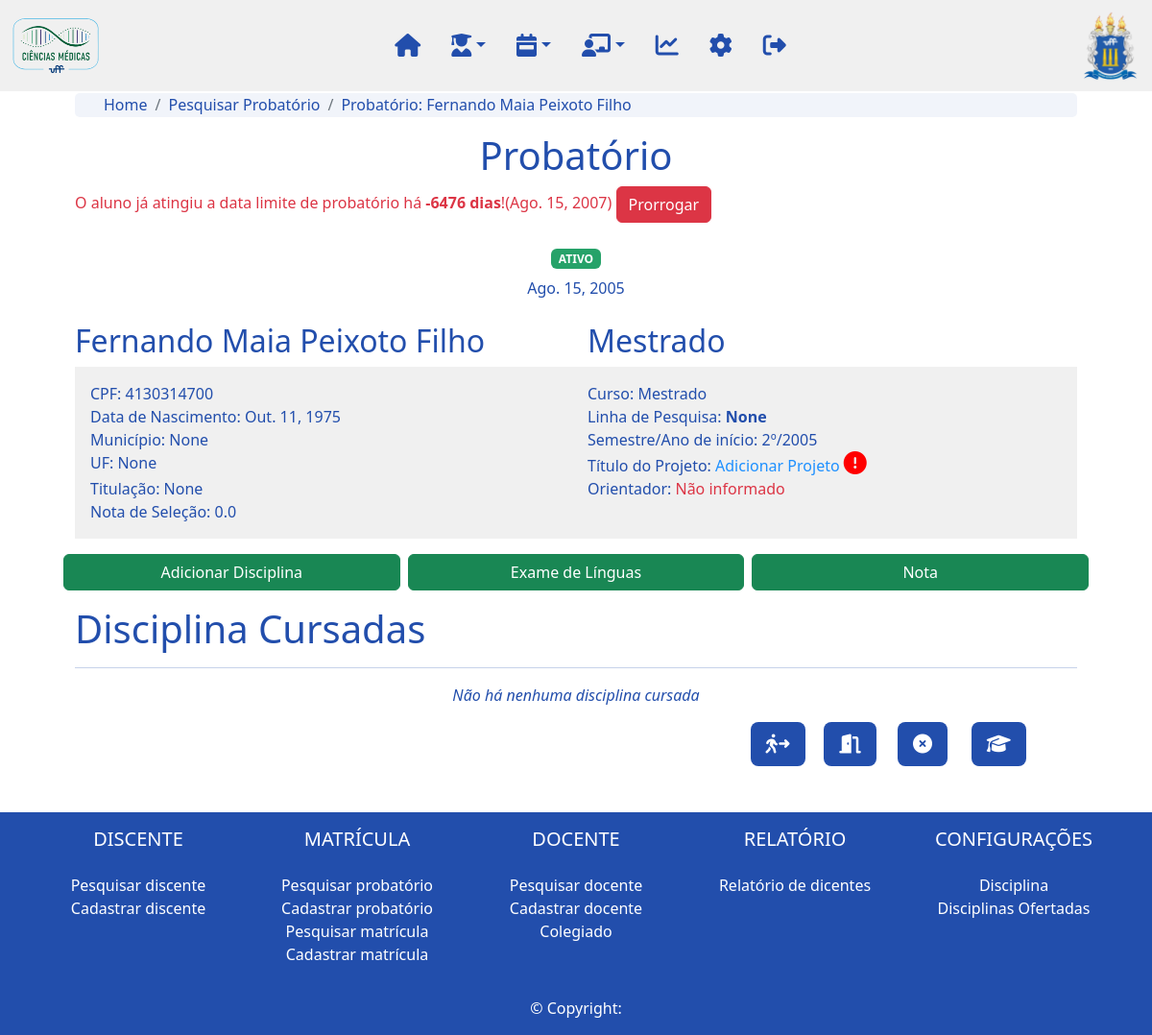
The page /matricula/probatorio/2/ on the database as committed earlier.
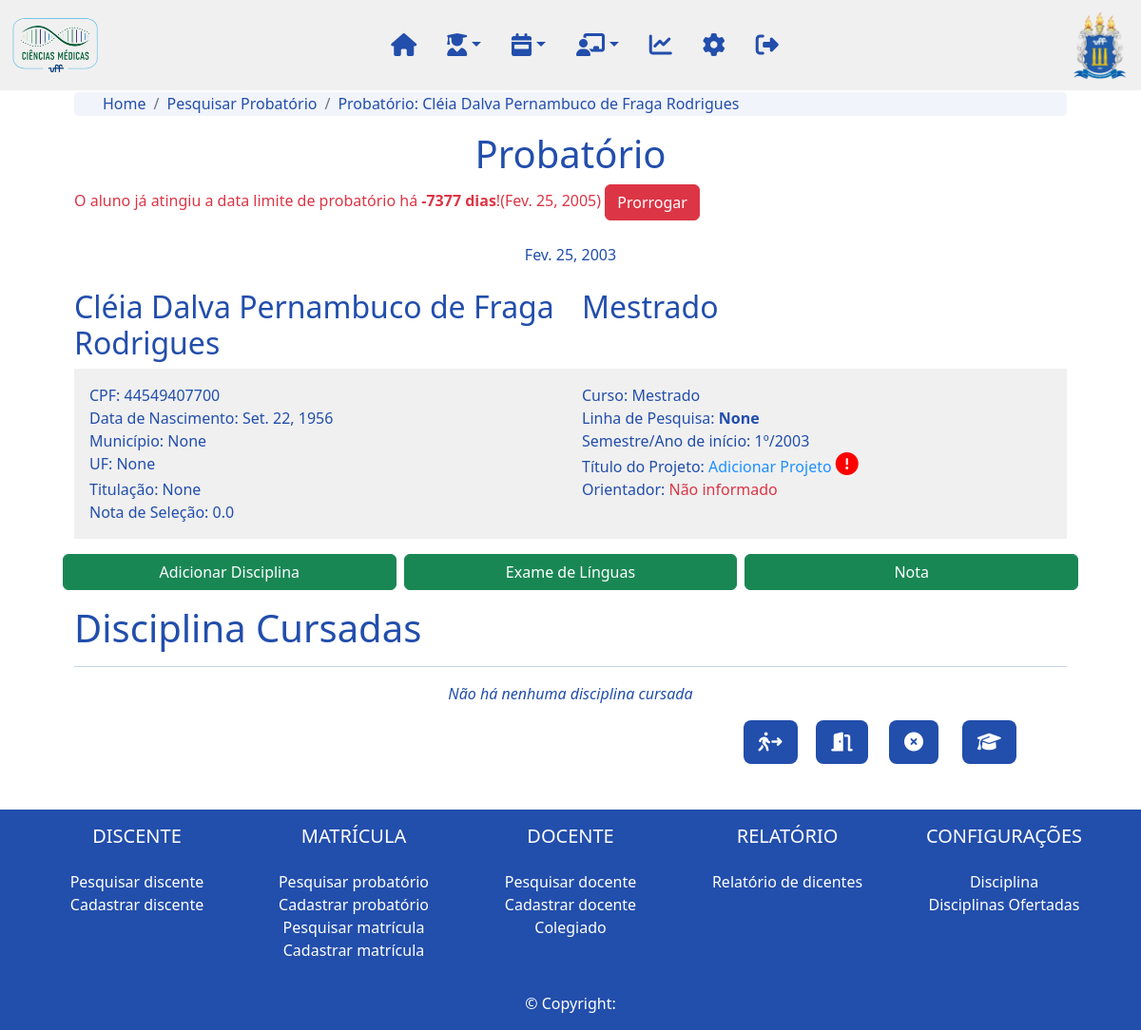
The same page on the database as committed later.
### matricula/models.py (models this page shows, shortened)
class Probatorio(models.Model):
    data_inscricao = models.DateField(verbose_name='Data da inscrição:')
    nota = models.OneToOneField(Nota, on_delete=models.DO_NOTHING, related_name='probatorio_nota', null=True, verbose_name='Nota:')
    aluno = models.OneToOneField(Aluno, on_delete=models.CASCADE, related_name='probatorio_aluno', verbose_name='Aluno:')
    grau = models.ForeignKey(Grau, on_delete=models.CASCADE, related_name='probatorio_grau', verbose_name='Grau de Aplicação:')
    nota_selecao = models.FloatField(validators=[MaxValueValidator(100),MinValueValidator(0)])
    data_limite = models.DateField()
    probatorio = models.BooleanField(default=True)
    linha_pesquisa = models.ForeignKey(LinhaPesquisa, on_delete=models.DO_NOTHING, null=True, blank=True)
    slug = models.SlugField(max_length=250, unique_for_date='dt_cadastro')
    updated = models.DateTimeField(auto_now=True)
    dt_cadastro = models.DateTimeField(auto_now=True)
    cadastrado_por = models.ForeignKey(User, on_delete=models.DO_NOTHING, related_name='probatorio_cadastrado_por')

### aluno/models.py (models this page shows, shortened)
class Aluno(models.Model):
    nome = models.CharField(max_length=200, verbose_name="Nome:")
    cpf = models.CharField(max_length=14, verbose_name='CPF:', blank=True)
    nome_pai = models.CharField(max_length=200, null=True, blank=True, verbose_name='Nome do pai:')
    nome_mae = models.CharField(max_length=200, null=True, blank=True, verbose_name="Nome da mãe:")
    naturalidade = models.ForeignKey(UnidadeFederativa, on_delete=models.CASCADE, null=True, blank=True, verbose_name="Naturalidade:")
    nacionalidade = models.CharField(max_length=100, null=True, blank=True, verbose_name="Nacionalidade:")
    dt_nascimento = models.DateField()
    estado_civil = models.ForeignKey(EstadoCivil, on_delete=models.CASCADE, null=True, blank=True, verbose_name="Estado civil:")
    identidade = models.CharField(max_length=12, verbose_name="Identidade:")
    identidade_uf = models.CharField(max_length=2, verbose_name="UF:")
    identidade_orgao = models.CharField(max_length=100, verbose_name="Orgão expedidor:")
    sexo = models.ForeignKey(Sexo, on_delete=models.CASCADE, null=True, blank=True, verbose_name="Sexo:")
    email = models.EmailField(null=True, blank=True, verbose_name="Email:")
    etnia = models.ForeignKey(Etnia, on_delete=models.CASCADE, blank=True, null=True, verbose_name="Raça/Etnia:")
    portador_deficiencia = models.BooleanField()
    portador_deficiencia_qual = models.CharField(max_length=200, verbose_name="Qual deficiência:*", blank=True, null=True)
    foto = models.ImageField(null=True, blank=True, upload_to='img')
    status = models.OneToOneField(Status, on_delete=models.CASCADE, related_name='aluno_status')
    endereco = models.OneToOneField(Endereco, on_delete=models.CASCADE, related_name='aluno_endereco', null=True)
    graduacao = models.OneToOneField(Graduacao, on_delete=models.CASCADE, related_name='aluno_graduacao', null=True)
    ensino_medio = models.OneToOneField(EnsinoMedio, on_delete=models.CASCADE, related_name='aluno_ensino_medio', null=True)
    titulacao = models.OneToOneField(Titulacao, on_delete=models.CASCADE, related_name='aluno_titulacao', null=True)
    trabalho = models.OneToOneField(Trabalho, on_delete=models.CASCADE, related_name='aluno_trabalho', null=True)
    residencia = models.OneToOneField(Residencia, on_delete=models.CASCADE, related_name='aluno_residencia', null=True)
    slug = models.SlugField(max_length=250, unique_for_date='dt_cadastro')
    updated = models.DateTimeField(auto_now=True)
    dt_cadastro = models.DateTimeField(auto_now=True)
    cadastrado_por = models.ForeignKey(User, on_delete=models.CASCADE, related_name='aluno_cadastrado_por')
    def __str__(self):
            return str(self.nome)

class Status(models.Model):
    status = models.ForeignKey(StatusOptions, on_delete=models.CASCADE)
    def __str__(self):
        return self.status.status_options

class Endereco(models.Model):
    cep = models.CharField(max_length=9, null=True, blank=True, verbose_name="CEP:")
    endereco = models.CharField(max_length=200, null=True, blank=True, verbose_name="Endereço:")
    numero = models.CharField(max_length=200, null=True, blank=True, verbose_name="Número:")
    complemento = models.CharField(max_length=200, null=True, blank=True, verbose_name="Complemento:")
    bairro = models.CharField(max_length=200, null=True, blank=True, verbose_name="Bairro:")
    municipio = models.CharField(max_length=200, null=True, blank=True, verbose_name="Município:")
    uf = models.CharField(max_length=2, null=True, blank=True, verbose_name="UF:")
    pais = models.CharField(max_length=200, null=True, blank=True, verbose_name="País:")
    telefone1 = models.CharField(max_length=15, null=True, blank=True, verbose_name="Telefone:")
    telefone2 = models.CharField(max_length=15, null=True, blank=True, verbose_name="Telefone 2:")

class Titulacao(models.Model):
    titulacao = models.CharField(max_length=200, null=True, blank=True, verbose_name="Titulação:")
    titulacao_area = models.CharField(max_length=200, null=True, blank=True, verbose_name="Área:")
    titulacao_ano = models.IntegerField(null=True, blank=True, verbose_name="Ano:")
    data_qualificacao = models.DateField(null=True, blank=True, verbose_name="Data da Qualificação:")
    uf = models.CharField(max_length=2, null=True, blank=True, verbose_name="UF:")
    instituicao_titulacao = models.CharField(max_length=200, null=True, blank=True, verbose_name="Instituição:")
    obs_geral = models.TextField(null=True, blank=True, verbose_name="Observações Gerais")

### config/models.py (models this page shows, shortened)
class StatusOptions(models.Model):
    status_options = models.CharField(max_length=50)
    cor = RGBColorField(default='#000000')

class Grau(models.Model):
    grau = models.CharField(max_length=200)
    cor = RGBColorField(default='#000000')
    def __str__(self):
            return str(self.grau)

### matricula/views.py (the view, shortened to what this page needs)
# urls.py: path('probatorio/<int:probatorio>/', detalhe_probatorio, name='detalhe_probatorio'),
def detalhe_probatorio(request, probatorio):
    probatorio = Probatorio.objects.get(id=probatorio)
    inscricoes = Inscricao.objects.filter(probatorio=probatorio.slug)
    form_exame = ExameLinguasForm()
    form_nota = NotaForm()
    form_edita_nota = NotaForm(instance=probatorio.nota)
    data_limite = datetime(year=probatorio.data_limite.year,
                           month=probatorio.data_limite.month,
                           day=probatorio.data_limite.day)
    print(f'Data limite: {probatorio.data_limite}')
    data_final_remanescente = data_limite - datetime.now()
    print(data_final_remanescente)
    try:
        trabalho_final = TrabalhoFinal.objects.get(probatorio=probatorio)
    except TrabalhoFinal.DoesNotExist:
        trabalho_final = None
    return render(request, 'detalhe_probatorio.html', {'probatorio':probatorio, 'inscricoes':inscricoes, 'trabalho_final':trabalho_final, 'form_exame': form_exame, 'form_nota': form_nota, 'form_edita_nota': form_edita_nota, 'data_final_remanescente': data_final_remanescente.days})

### matricula/templates/detalhe_probatorio.html (shortened to what this page needs)
{% extends "base.html" %}
{% load static %}
{% load crispy_forms_tags %}
{% block content %}
    {% include 'navbar.html' %}
    <div class="body container px-5">
        <nav aria-label="breadcrumb">
            <ol class="breadcrumb">
              <li class="breadcrumb-item"><a href="{% url 'home'%}">Home</a></li>
              <li class="breadcrumb-item"><a href="{% url 'matricula:lista_probatorio' %}">Pesquisar Probatório</a></li>
              <li class="breadcrumb-item active" aria-current="page"><a href="{% url 'matricula:detalhe_probatorio' probatorio.slug %}">Probatório: {{probatorio.aluno}}</a></li>
            </ol>
          </nav>
        <h1 class='text-center'>Probatório</h1>
        {% if probatorio.aluno.status.status.status_options != 'Desistência' %}
            {% if data_final_remanescente <= 0 %}
                <span class="text-danger">O aluno já atingiu a data limite de probatório há <b>{{ data_final_remanescente }} dias</b>!({{probatorio.data_limite}})</span>
                <a href="{% url "matricula:prorroga_probatorio" probatorio.slug %}" class="btn btn-danger">Prorrogar</a>
            {% elif data_final_remanescente > 0  %}
                <span class="text-success">Restam <b>{{ data_final_remanescente }} dias</b> para a data limite do probatório!({{probatorio.data_limite}})</span>
            {% endif %}
        {% endif %}
        <div class='text-center my-4'>
            <span class="badge badge-secondary" style="background-color: {{probatorio.aluno.status.status.cor}}">{{probatorio.aluno.status}}</span>
            <span class="d-flex my-2 justify-content-center">{{probatorio.data_inscricao}}</span>
        </div>
        <div class="row">
            <div class="col-md-6">
                <h2>{{probatorio.aluno}}</h2>
            </div>
            <div class="col-md-6">
                <h2>{{probatorio.grau}}</h2>
            </div>
          </div>
    <div class="card mb-3 border-0 rounded-0" style="background-color: #efefefe7 ;">
        <div class="card-body">
            <div class="row">
                <div class="col-6">
                    CPF: {{probatorio.aluno.cpf}}
                </div>
                <div class="col-6">
                    Curso: {{probatorio.grau}}
                </div>
            </div>
            <div class="row">
                <div class="col-6">
                    Data de Nascimento: {{probatorio.aluno.dt_nascimento}}
                </div>
                <div class="col-6 truncate" data-toggle="tooltip" data-placement="right" title="{{probatorio.linha_pesquisa}}">
                    Linha de Pesquisa: <b>{{probatorio.linha_pesquisa}}</b>
                </div>
            </div>
            <div class="row">
                <div class="col-6">
                    Município: {{probatorio.aluno.endereco.municipio}}
                </div>
                <div class="col-6">
                    Semestre/Ano de início: {% if probatorio.data_inscricao.month < 6 %}1º/{{probatorio.data_inscricao.year}}{% else %}2º/{{probatorio.data_inscricao.year}}{% endif %}
                </div>
            </div>
            <div class="row">
                <div class="col-6">
                    UF: {{probatorio.aluno.endereco.uf}}
                </div>
                {% if probatorio.aluno.status.status.status_options != 'Desistência' %}
                <div class="col-6 truncate" {% if trabalho_final is not None %} data-toggle="tooltip" data-placement="right" title="{{trabalho_final}}" {% endif %}>
                    Título do Projeto: {% if trabalho_final == None %}<a href="{% url 'matricula:cadastra_trabalho_probatorio' probatorio.slug %}" style="color:dodgerblue;">Adicionar Projeto  <i class='fas fa-exclamation-circle' style='font-size:24px;color:red'></i></a>{% else %}<a class='link-projeto' href="{% url 'matricula:detalhe_trabalho_final_probatorio' probatorio.slug %}"><b>{{ trabalho_final }}</b><a>{% endif %}
                </div>
                {% endif %}
            </div>
            <div class="row">
                <div class="col-6">
                    Titulação: {{probatorio.aluno.titulacao.titulacao}}
                </div>
                <div class="col-6">
                    Orientador: {% if trabalho_final == None %}<span class="text-danger">Não informado</span>{% else %}<b>{{ trabalho_final.orientador }}</b>{% endif %}
                </div>
            </div>
            <div class="row">
                <div class="col-6">
                    Nota de Seleção: {{probatorio.nota_selecao}}
                </div>
                <div class="col-6">
                </div>
            </div>
        </div>
      </div>
      {% if probatorio.aluno.status.status.status_options != 'Desistência' %}
      <div class="row my-3 gap-2">
        <a class="btn btn-success col" href="{% url 'matricula:cadastra_inscricao_probatorio' probatorio.slug %}">Adicionar Disciplina</a>
        <a class="btn btn-success col" data-toggle="modal" data-target="#id_nota_exame">Exame de Línguas</a>
        {% if not probatorio.nota %}
        <a class="btn btn-success col" data-toggle="modal" data-target="#id_nota_probatorio">Nota</a>
        {% endif %}
        </div>
        {% endif %}
    <div class="secao-disciplina">
        <h1>Disciplina Cursadas</h1>
        <hr>
        {% if not inscricoes %}
            <p class="text-center"><i>Não há nenhuma disciplina cursada</i></p>
        {% endif %}
    </div>
    {% if probatorio.aluno.status.status.status_options != 'Desistência' %}
    <div class= 'd-flex my-2 justify-content-end'>
        <div class="row gap-3">
            <div class="col-2 d-flex">
                <a class="btn btn-primary btn-lg"
                type="submit"
                onclick="location.href='{% url 'matricula:edita_desistencia' probatorio.id %}'"
                data-toggle="tooltip"
                data-placement="right"
                title="Aluno desistiu do curso">
                    <i class="fa-solid fa-person-walking-arrow-right"></i>
                </a>
            </div>
            <div class="col-2 d-flex">
                <a class="btn btn-primary btn-lg"
                type="submit"
                onclick="location.href='{% url 'matricula:cadastra_matricula' %}'"
                data-toggle="tooltip"
                data-placement="right"
                title="Aluno abandonou o curso">
                    <i class="fa-solid fa-door-open"></i>
                </a>
            </div>
            <div class="col-2 d-flex">
                <a class="btn btn-primary btn-lg"
                    type="submit"
                    onclick="location.href='{% url 'matricula:cadastra_matricula' %}'"
                    data-toggle="tooltip"
                    data-placement="right"
                    title="Aluno requisitou cancelamento de estágio probatório">
                    <i class="fa-solid fa-circle-xmark"></i>
                </a>
            </div>
            {% if probatorio.matricula_probatorio.first is None %}
            <div class="col-2 d-flex">
                <a class="btn btn-primary btn-lg"
                    type="submit"
                    onclick="location.href='{% url 'matricula:cadastra_matricula_com_probatorio' probatorio=probatorio.id %}'"
                    data-toggle="tooltip"
                    data-placement="right"
                    title="Abrir Matrícula">
                    <i class="fa-solid fa-graduation-cap"></i>
                </a>
            </div>
            {% endif %}
        </div>
    </div>
    {% endif %}
</div>
{% include 'footer.html' %}
{% endblock %}

Rows that differ between the two databases and show on the page:
changed Probatorio "None": aluno "Fernando Maia Peixoto Filho" → "Cléia Dalva Pernambuco de Fraga Rodrigues"; data_limite "Ago. 15, 2007" → "Fev. 25, 2005"; data_inscricao "Ago. 15, 2005" → "Fev. 25, 2003"; aluno.cpf "4130314700" → "44549407700"; aluno.dt_nascimento "Out. 11, 1975" → "Set. 22, 1956"; aluno_id 3 → 2 (drawn); aluno.status "ATIVO" → (not shown); data_inscricao.year "2005" → "2003"
Other text that changed with them:
{{ data_final_remanescente }}: "-6476" → "-7377"
text no longer shown: "2º/"
text now shown: "1º/"
